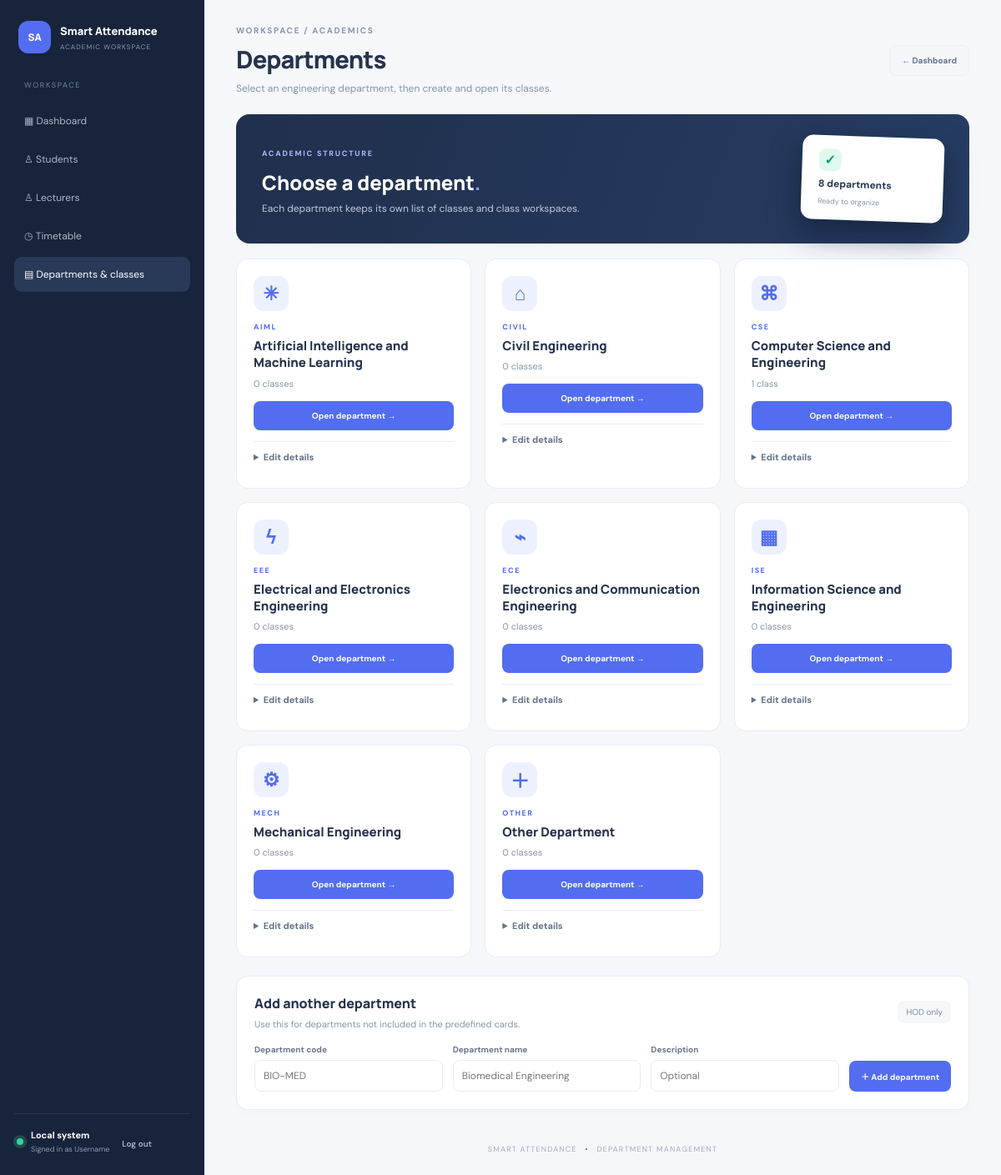
The page /departments (signed in) on the database its author committed.
### tables this page shows
CREATE TABLE users (
            id INTEGER PRIMARY KEY AUTOINCREMENT, username TEXT NOT NULL UNIQUE,
            password_hash TEXT NOT NULL, role TEXT NOT NULL CHECK(role IN ('hod','lecturer')),
            display_name TEXT NOT NULL, is_active INTEGER NOT NULL DEFAULT 1,
            created_at TEXT NOT NULL);

CREATE TABLE departments (
            id INTEGER PRIMARY KEY AUTOINCREMENT,
            code TEXT NOT NULL UNIQUE COLLATE NOCASE,
            name TEXT NOT NULL,
            description TEXT NOT NULL DEFAULT '',
            created_at TEXT NOT NULL);

### app.py (the view, shortened to what this page needs)
@app.route("/departments", methods=["GET", "POST"])
@role_required("hod")
def department_management():
    with db() as conn:
        departments = conn.execute("""SELECT d.*,
            (SELECT COUNT(*) FROM classes c WHERE upper(c.department)=upper(d.code) OR upper(c.department)=upper(d.name)) AS class_count
            FROM departments d ORDER BY d.name COLLATE NOCASE""").fetchall()
    return render_template("departments.html", departments=departments,
                           admin_user=session.get("username", "hod"))

### app.py (called while the page is built)
@contextmanager
def db():
    conn = sqlite3.connect(DASHBOARD_DB, timeout=10)
    conn.row_factory = sqlite3.Row
    conn.execute("PRAGMA foreign_keys = ON")
    try:
        yield conn
        conn.commit()
    except Exception:
        conn.rollback()
        raise
    finally:
        conn.close()

def login_required(fn):
    @wraps(fn)
    def wrapped(*args, **kwargs):
        if not session.get("user_id"):
            return redirect(url_for("login", next=request.path))
        with db() as conn:
            user = conn.execute("SELECT id, username, role, display_name, is_active FROM users WHERE id=?",
                                (session["user_id"],)).fetchone()
        if not user or not user["is_active"]:
            session.clear()
            return redirect(url_for("login"))
        return fn(*args, **kwargs)
    return wrapped

def role_required(*roles):
    def decorator(fn):
        @wraps(fn)
        @login_required
        def wrapped(*args, **kwargs):
            if session.get("role") not in roles:
                return render_template("forbidden.html"), 403
            return fn(*args, **kwargs)
        return wrapped
    return decorator

### templates/departments.html (shortened to what this page needs)
<!doctype html>
<html lang="en"><head><meta charset="utf-8"><meta name="viewport" content="width=device-width,initial-scale=1"><title>Departments | Smart Attendance</title><link rel="stylesheet" href="{{ url_for('static', filename='style.css') }}"></head><body><div class="layout"><aside class="sidebar"><div class="brand"><span class="brand-icon">SA</span><div><b>Smart Attendance</b><small>ACADEMIC WORKSPACE</small></div></div><nav><span class="nav-label">WORKSPACE</span><a href="{{ url_for('index') }}">▦ Dashboard</a><a href="{{ url_for('students_page') }}">♙ Students</a><a href="{{ url_for('lecturers_page') }}">♙ Lecturers</a><a href="{{ url_for('timetable_page') }}">◷ Timetable</a><a class="active" href="{{ url_for('department_management') }}">▤ Departments & classes</a></nav><div class="side-bottom"><span class="online"></span><div><b>Local system</b><small>Signed in as {{ admin_user }}</small></div><form method="post" action="{{ url_for('logout') }}"><button class="logout" type="submit">Log out</button></form></div></aside>
<main class="main"><header class="topbar"><div><div class="eyebrow">WORKSPACE / ACADEMICS</div><h1>Departments</h1><p>Select an engineering department, then create and open its classes.</p></div><a class="button ghost" href="{{ url_for('index') }}">← Dashboard</a></header>
<section class="hero"><div><span class="tag">ACADEMIC STRUCTURE</span><h2>Choose a department<span>.</span></h2><p>Each department keeps its own list of classes and class workspaces.</p></div><div class="hero-art"><div class="hero-check">✓</div><b>{{ departments|length }} departments</b><small>Ready to organize</small></div></section>
<section class="department-grid">{% for d in departments %}<article class="department-card"><div class="department-icon">{% if d.code == 'CSE' %}⌘{% elif d.code == 'CIVIL' %}⌂{% elif d.code == 'AIML' %}✳{% elif d.code == 'MECH' %}⚙{% elif d.code == 'ECE' %}⌁{% elif d.code == 'EEE' %}ϟ{% elif d.code == 'ISE' %}▦{% else %}＋{% endif %}</div><div class="department-code">{{ d.code }}</div><h3>{{ d.name }}</h3><p>{{ d.class_count }} class{% if d.class_count != 1 %}es{% endif %}</p><a class="button primary" href="{{ url_for('class_management', department_id=d.id) }}">Open department →</a><details class="department-edit"><summary>Edit details</summary></details></article>{% endfor %}</section>
<section class="panel class-create"><div class="panel-head"><div><h3>Add another department</h3><p>Use this for departments not included in the predefined cards.</p></div><span class="pill">HOD only</span></div><form class="department-form" method="post" action="{{ url_for('department_management') }}"><label>Department code<input name="code" maxlength="20" placeholder="BIO-MED" required></label><label>Department name<input name="name" maxlength="120" placeholder="Biomedical Engineering" required></label><label>Description<input name="description" maxlength="240" placeholder="Optional"></label><button class="button primary" type="submit">＋ Add department</button></form></section><footer>SMART ATTENDANCE <span>•</span> DEPARTMENT MANAGEMENT</footer></main></div></body></html>

### rows shown on the page
users: username "Username"
departments: code "AIML", name "Artificial Intelligence and Machine Learning", class_count "0", shows "es"
departments: code "CIVIL", name "Civil Engineering", class_count "0", shows "es"
departments: code "CSE", name "Computer Science and Engineering", class_count "1"
departments: shows "ϟ", code "EEE", name "Electrical and Electronics Engineering", class_count "0", shows "es"
departments: code "ECE", name "Electronics and Communication Engineering", class_count "0", shows "es"
departments: code "ISE", name "Information Science and Engineering", class_count "0", shows "es"
departments: code "MECH", name "Mechanical Engineering", class_count "0", shows "es"
departments: code "OTHER", name "Other Department", class_count "0", shows "es"

### other values the page prints
{{ departments|length }} "8"
